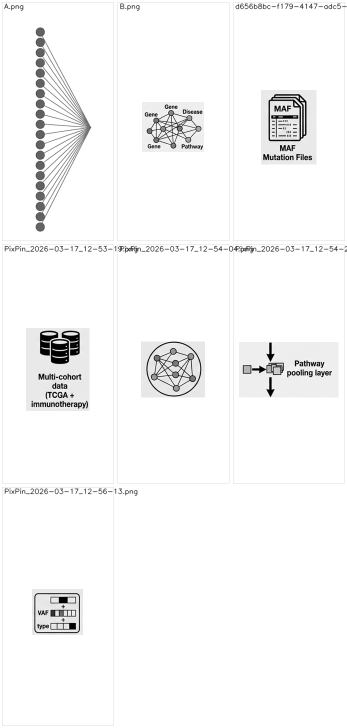
#> input picture sandbox/debug_01_grayscale.png, 693 x 1455 px (shown at 1/2 size)
$ python -i sandbox_test.py   (imports and definitions only)
#> lines starting #> are read from the running program, lines starting #| are printed output that depends on the picture; after the words box and inside, x2 and y2 are one past the last pixel; in counts of white or black regions, pixels touching at a corner belong together
from __future__ import annotations

from dataclasses import dataclass
from pathlib import Path
import math
import xml.sax.saxutils as saxutils

import cv2
import numpy as np


# =============================
# Tunable OpenCV parameters
# =============================
BLUR_KERNEL_SIZE = 5
USE_ADAPTIVE_THRESHOLD = True
FIXED_THRESHOLD = 205
ADAPTIVE_BLOCK_SIZE = 31
ADAPTIVE_C = 7
MORPH_CLOSE_KERNEL = 5
MORPH_OPEN_KERNEL = 3
MORPH_CLOSE_ITERATIONS = 2
MORPH_OPEN_ITERATIONS = 1
CANNY_LOW = 50
CANNY_HIGH = 140
MIN_CONTOUR_AREA = 24.0
APPROX_EPSILON_RATIO = 0.015
SVG_STROKE_WIDTH = 1.2
CONTACT_SHEET_COLUMNS = 3
CONTACT_SHEET_PADDING = 16
LABEL_HEIGHT = 24
BACKGROUND_COLOR = (255, 255, 255)
DEBUG_PREFIXES = ('debug_', 'slice_result')
EXCLUDED_PREFIXES = ('test_',)
SUPPORTED_SUFFIXES = {'.png', '.jpg', '.jpeg', '.bmp', '.webp', '.tif', '.tiff'}


BASE_DIR = Path(__file__).resolve().parent
OUTPUT_SVG = BASE_DIR / 'slice_result.svg'
DEBUG_GRAYSCALE = BASE_DIR / 'debug_01_grayscale.png'
DEBUG_BINARY = BASE_DIR / 'debug_02_binary_mask.png'
DEBUG_MORPH = BASE_DIR / 'debug_03_morphology.png'
DEBUG_CONTOURS = BASE_DIR / 'debug_04_contours.png'


@dataclass
class SliceArtifacts:
    name: str
    original_bgr: np.ndarray
    grayscale: np.ndarray
    binary_mask: np.ndarray
    morphology_mask: np.ndarray
    contour_preview: np.ndarray
    vector_shapes: list[dict[str, object]]


# [14 lines left out: function list_slice_images, not called in this run]


def load_image(path: Path) -> np.ndarray:
#> called with path = 'debug_01_grayscale.png'
    image = cv2.imread(str(path), cv2.IMREAD_UNCHANGED)
#> image is the input picture: shape (1455, 693, 3); min 0, max 255, mean 247
    if image is None:
        raise RuntimeError(f'Failed to load image: {path}')
    if image.ndim == 2:
        return cv2.cvtColor(image, cv2.COLOR_GRAY2BGR)
    if image.shape[2] == 4:
        bgr = image[:, :, :3].astype(np.float32)
        alpha = (image[:, :, 3:4].astype(np.float32) / 255.0)
        white = np.full_like(bgr, 255.0)
        composited = bgr * alpha + white * (1.0 - alpha)
        return np.clip(composited, 0, 255).astype(np.uint8)
    return image[:, :, :3]


def process_slice(path: Path) -> SliceArtifacts:
    original_bgr = load_image(path)
    grayscale = cv2.cvtColor(original_bgr, cv2.COLOR_BGR2GRAY)
    blur_kernel = ensure_odd(BLUR_KERNEL_SIZE)
    blurred = cv2.GaussianBlur(grayscale, (blur_kernel, blur_kernel), 0)

    if USE_ADAPTIVE_THRESHOLD:
        block_size = ensure_odd(ADAPTIVE_BLOCK_SIZE)
        binary_mask = cv2.adaptiveThreshold(
            blurred,
            255,
            cv2.ADAPTIVE_THRESH_GAUSSIAN_C,
            cv2.THRESH_BINARY_INV,
            block_size,
            ADAPTIVE_C,
        )
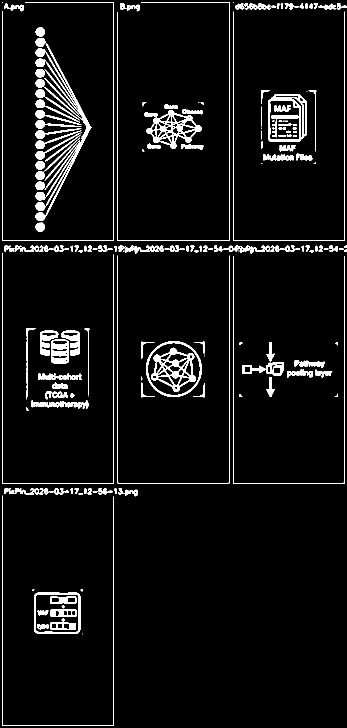
#> binary_mask: shape (1455, 693) (shown at 1/2 size); 5.2% white; 190 white regions (33 under 20 px), largest, box (x1, y1, x2, y2) and area: (71, 76, 183, 442) 5428, (293, 220, 404, 298) 2673, (302, 695, 392, 784) 2625
    else:
        _, binary_mask = cv2.threshold(blurred, FIXED_THRESHOLD, 255, cv2.THRESH_BINARY_INV)

    canny_edges = cv2.Canny(blurred, CANNY_LOW, CANNY_HIGH)
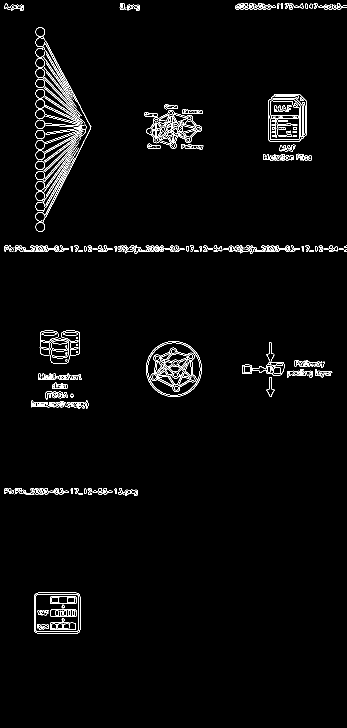
#> canny_edges: shape (1455, 693) (shown at 1/2 size); 2.4% white in thin lines or dots, all inside (x1, y1, x2, y2) = (8, 6, 693, 1267)
    close_kernel = cv2.getStructuringElement(cv2.MORPH_RECT, (ensure_odd(MORPH_CLOSE_KERNEL), ensure_odd(MORPH_CLOSE_KERNEL)))
    open_kernel = cv2.getStructuringElement(cv2.MORPH_RECT, (ensure_odd(MORPH_OPEN_KERNEL), ensure_odd(MORPH_OPEN_KERNEL)))
    morphology = cv2.morphologyEx(binary_mask, cv2.MORPH_CLOSE, close_kernel, iterations=MORPH_CLOSE_ITERATIONS)
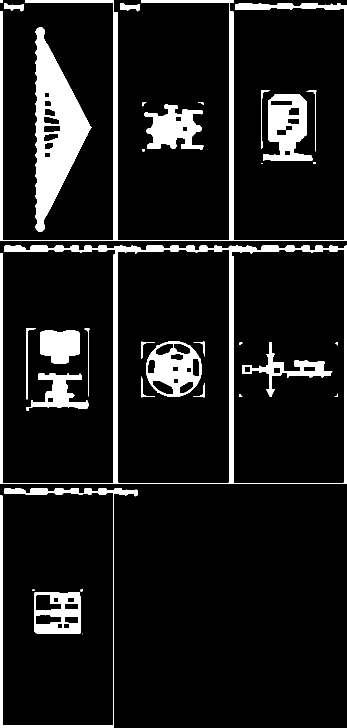
#> morphology: shape (1455, 693) (shown at 1/2 size); 10.3% white; 34 white regions (3 under 20 px), largest, box (x1, y1, x2, y2) and area: (71, 55, 183, 463) 21757, (0, 491, 693, 967) 19325, (0, 0, 693, 482) 17068
    morphology = cv2.morphologyEx(morphology, cv2.MORPH_OPEN, open_kernel, iterations=MORPH_OPEN_ITERATIONS)
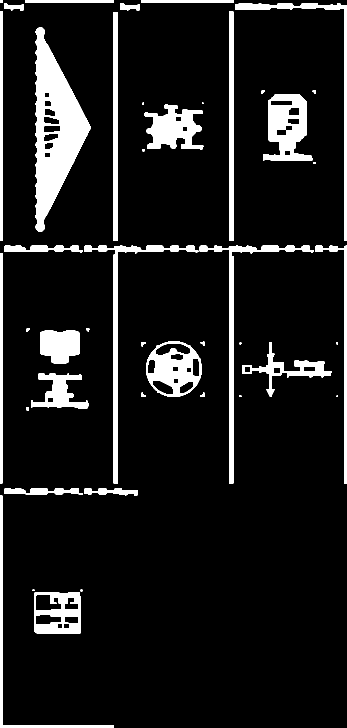
#> morphology: shape (1455, 693) (shown at 1/2 size); 10% white; 44 white regions (8 under 20 px), largest, box (x1, y1, x2, y2) and area: (71, 55, 182, 463) 21755, (526, 188, 625, 321) 7599, (292, 682, 404, 794) 6401
    morphology = cv2.bitwise_or(morphology, canny_edges)
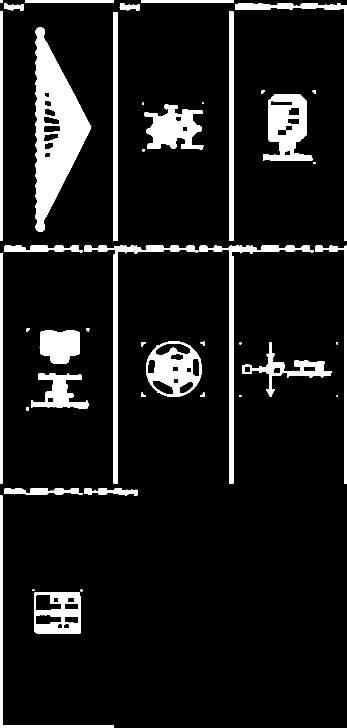
#> morphology: shape (1455, 693) (shown at 1/2 size); 10.1% white; 44 white regions (8 under 20 px)

    contour_preview, vector_shapes = extract_contours(original_bgr, morphology)
    return SliceArtifacts(
        name=path.name,
        original_bgr=original_bgr,
        grayscale=grayscale,
        binary_mask=binary_mask,
        morphology_mask=morphology,
        contour_preview=contour_preview,
        vector_shapes=vector_shapes,
    )


def extract_contours(original_bgr: np.ndarray, mask: np.ndarray) -> tuple[np.ndarray, list[dict[str, object]]]:
    preview = original_bgr.copy()
    contours, hierarchy = cv2.findContours(mask, cv2.RETR_CCOMP, cv2.CHAIN_APPROX_SIMPLE)
#> contours = 87 contours, 17 with area under 20; largest, box (x1, y1, x2, y2) and area: (71, 54, 183, 464) 23546, (292, 682, 404, 794) 9705, (526, 188, 625, 321) 8759, (68, 1185, 161, 1267) 7430, (289, 208, 407, 300) 6250
    hierarchy = hierarchy[0] if hierarchy is not None and len(hierarchy) > 0 else None
    shapes: list[dict[str, object]] = []

    for index, contour in enumerate(contours):
        area = cv2.contourArea(contour)
        if area < MIN_CONTOUR_AREA:
            continue
        epsilon = max(cv2.arcLength(contour, True) * APPROX_EPSILON_RATIO, 1.0)
        approx = cv2.approxPolyDP(contour, epsilon, True)
        points = [(int(pt[0][0]), int(pt[0][1])) for pt in approx]
        if len(points) < 2:
            continue

        x, y, w, h = cv2.boundingRect(contour)
        mask_roi = np.zeros(mask.shape, dtype=np.uint8)
        cv2.drawContours(mask_roi, [contour], -1, 255, -1)
        mean_bgr = cv2.mean(original_bgr, mask=mask_roi)[:3]
        fill = rgb_hex(int(mean_bgr[2]), int(mean_bgr[1]), int(mean_bgr[0]))
        slender = max(w, h) / max(min(w, h), 1)
        is_line = area < 2.5 * max(w, h) or slender >= 8.0

        cv2.drawContours(preview, [contour], -1, (0, 180, 255), 1)
        cv2.putText(preview, str(index), (x, max(12, y + 12)), cv2.FONT_HERSHEY_SIMPLEX, 0.4, (0, 0, 255), 1, cv2.LINE_AA)

        shapes.append(
            {
                'points': points,
                'fill': fill,
                'is_line': is_line,
            }
        )
#> this loop made 87 passes
#> (area, epsilon, x, y, w, h, mean_bgr, fill) on passes 2, 3, 6, 7, 10, 11, 12, 16, 17, 21: (100, 1, 127, 1247, 12, 11, (214.7, 214.7, 214.7), '#d6d6d6'), (90, 1, 115, 1247, 11, 11, (222.7, 222.7, 222.7), '#dedede'), (837, 2.11, 71, 1229, 53, 21, (227, 227, 227), '#e2e2e2'), (334, 1.2, 129, 1206, 29, 14, (224.9, 224.9, 224.9), '#e0e0e0'), (122.5, 1, 135, 1195, 15, 10, (229.9, 229.9, 229.9), '#e5e5e5'), (95.5, 1, 106, 1195, 12, 10, (228.3, 228.3, 228.3), '#e4e4e4'), (1212, 2.51, 71, 1188, 53, 34, (227.7, 227.7, 227.7), '#e3e3e3'), (889.5, 4.18, 168, 976, 108, 16, (196.7, 196.7, 196.7), '#c4c4c4'), (1322, 5.72, 8, 976, 158, 14, (196.6, 196.6, 196.6), '#c4c4c4'), (34.5, 1, 400, 785, 9, 9, (231.1, 231.1, 231.1), '#e7e7e7')
#> (area, epsilon, points, x, y, w, h, mean_bgr) on passes 1, 5, 15, 18, 24, 29: (7430, 5.14, [(69, 1185), (71, 1265), (160, 1266), (159, 1185)], 68, 1185, 93, 82, (178.8, 178.8, 178.8)), (346.5, 1.2, [(129, 1234), (156, 1233), (157, 1245), (130, 1245)], 129, 1233, 29, 14, (222.4, 222.4, 222.4)), (2528, 20.69, [(0, 991), (0, 1454), (227, 1454), (4, 1448)], 0, 991, 228, 464, (247.5, 247.5, 247.5)), (24, 1, [(53, 814), (53, 820), (57, 820), (57, 814)], 53, 814, 5, 7, (233.1, 233.1, 233.1)), (115.5, 1, [(94, 796), (105, 795), (106, 803), (103, 805), (95, 805)], 94, 795, 13, 11, (221.7, 221.7, 221.7)), (130, 1, [(488, 734), (499, 733), (500, 743), (489, 744)], 488, 733, 13, 12, (180.4, 180.4, 180.4))
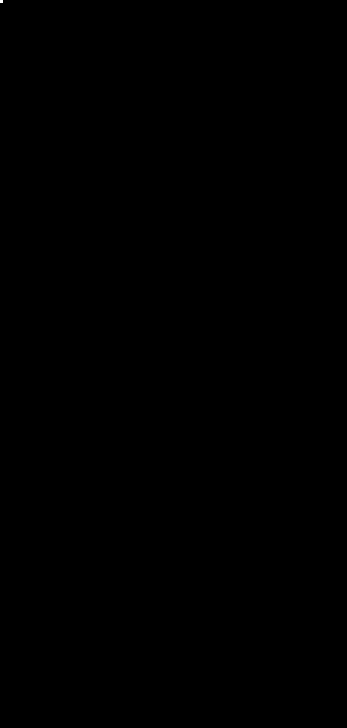
#> mask_roi: shape (1455, 693) (shown at 1/2 size); 0% white; 1 white region, box (x1, y1, x2, y2) and area: (0, 0, 6, 6) 36
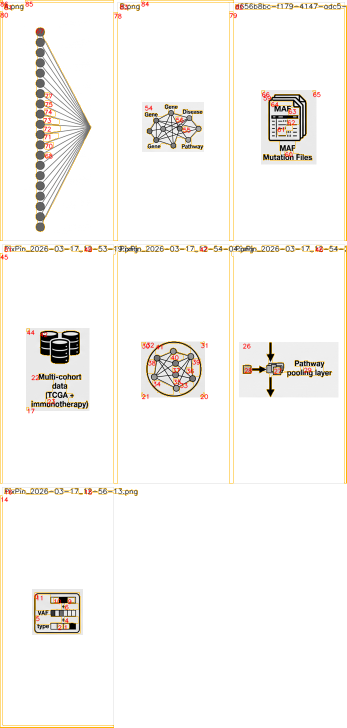
#> preview: shape (1455, 693, 3) (shown at 1/2 size); 2.57% of pixels changed, all inside (x1, y1, x2, y2) = (0, 0, 693, 1455); drawn as B, G, R
#> after the loop, shapes = 69 items

    return preview, shapes


def rgb_hex(r: int, g: int, b: int) -> str:
    return f'#{r:02x}{g:02x}{b:02x}'


def ensure_odd(value: int) -> int:
    value = max(int(value), 1)
    return value if value % 2 == 1 else value + 1


# [81 lines left out: functions build_contact_sheet, render_svg, contour_to_path, not called in this run]


def safe_id(name: str) -> str:
    return ''.join(ch if ch.isalnum() else '-' for ch in name)


def escape_xml(text: str) -> str:
    return saxutils.escape(text, {'"': '&quot;', "'": '&apos;'})


# [14 lines left out: function main, not called in this run]


# [2 lines not run here, left out]

>>> result = process_slice('debug_01_grayscale.png')
#> (the run stopped early here; a loop or call above may not have finished)
